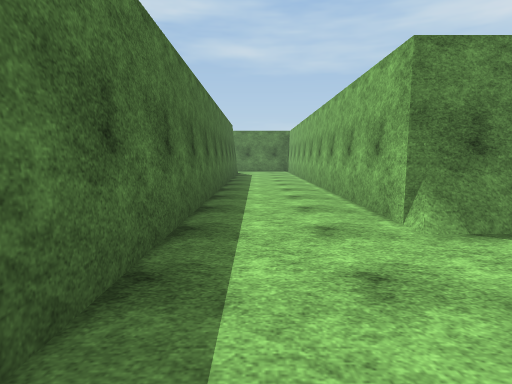
[1] (above)

16 first-person views from a walk through a scene from a Unity 3-D project. The camera is 1.3 m above the floor, tilts 6° down and sees 75° across. The floor is counted in squares, 2 m on a side. Each view is taken from the middle of a square. On the plan, view 1 faces up. The plan holds only what a view shows up to about 10 squares ahead; the rest is blank. The place goes on beyond the plan. The player character is not drawn. Some animated figures are left out. Surface patterns are stand-ins for the level's own textures.

[2]
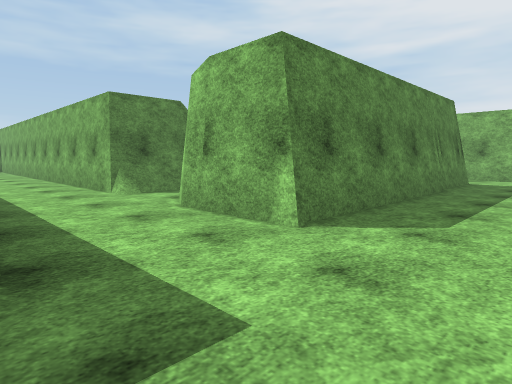

[3]
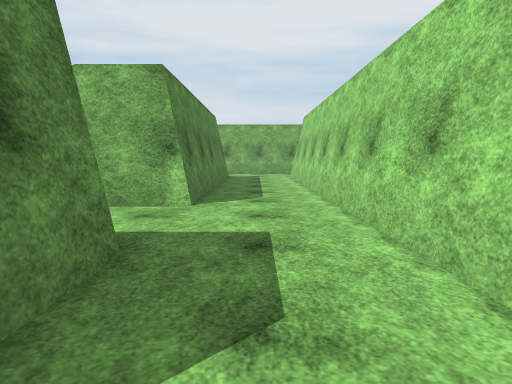

[4]
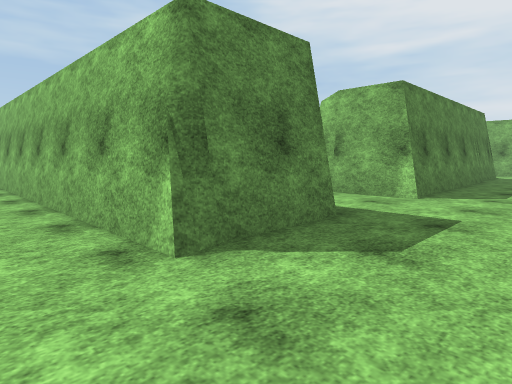

[5]
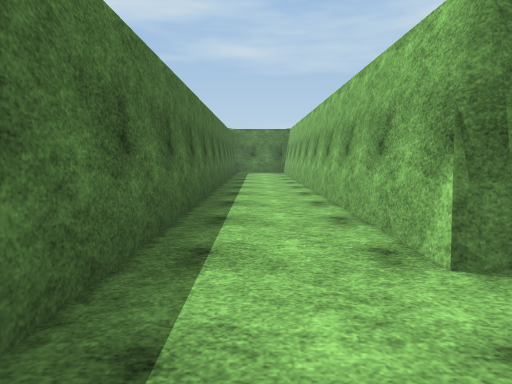

[6]
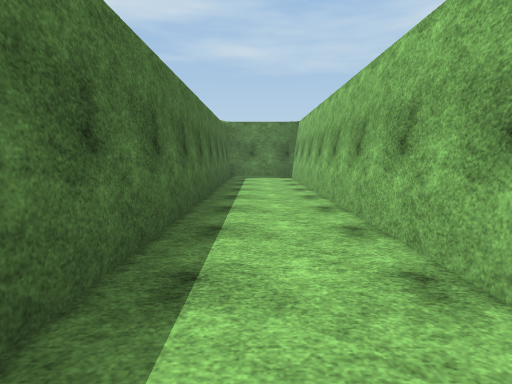

[7]
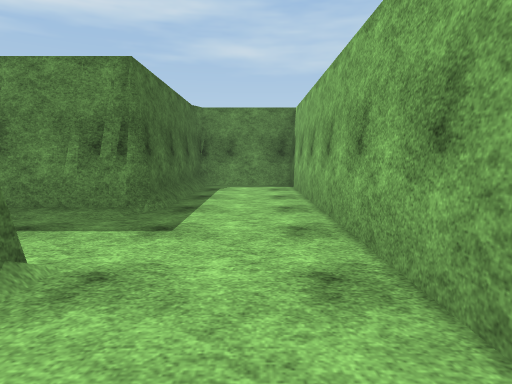

[8]
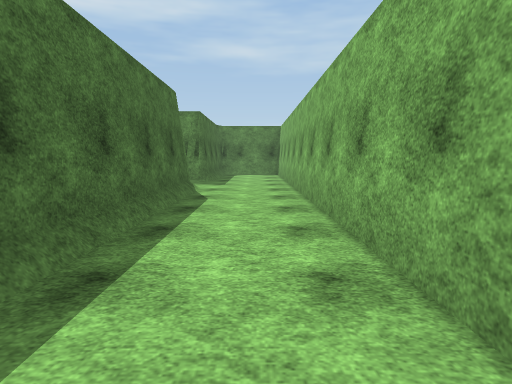

[9]
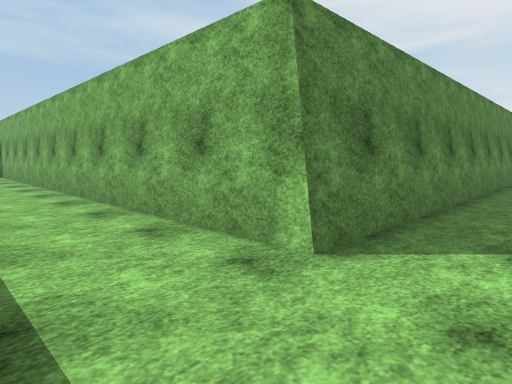

[10]
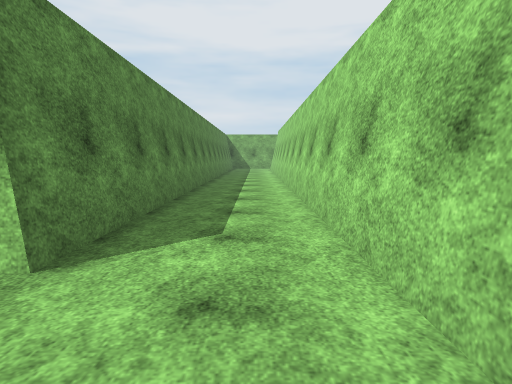

[11]
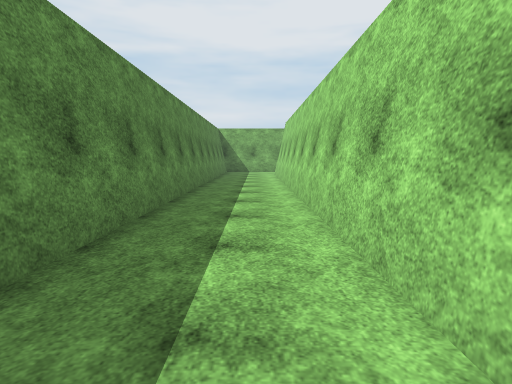

[12]
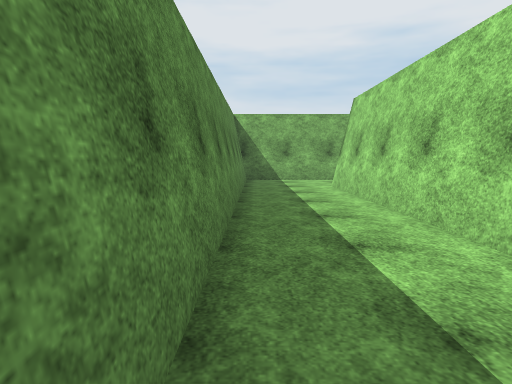

[13]
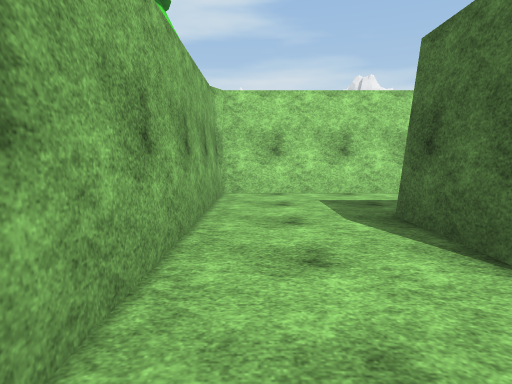

[14]
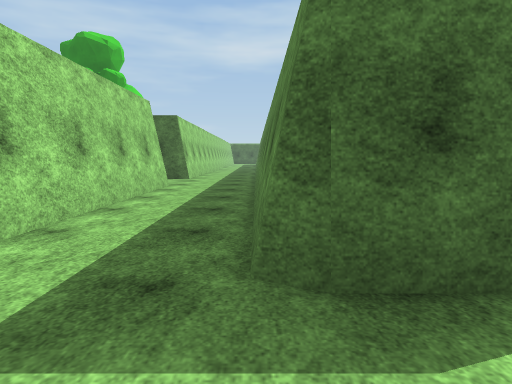

[15]
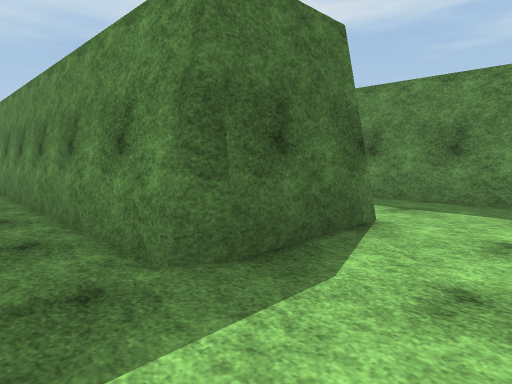

[16]
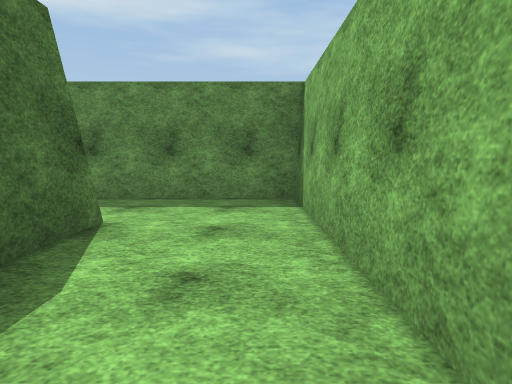

### Floor plan
Key: @ floor where view 1 was taken; # wall or solid block; . floor; / step, stairs or slope.
Columns run from 5 left of view 1 to 27 right of it. Each row starts with its distance up from view 1.
  9 #..##..#
  8 #..##..#
  7 #..##..#
  6 #..##..#
  5 #..##..#
  4 #..##..#
  3 #..##..##   ####
  2 #..##...    #..#
  1 #..##..#    #..#
  0 #..##@.#    #..#
 -1 #..##..######..#
 -2 #..............#
 -3  /////////////.#
 -4     #########/.#
 -5             #/.#
 -6             #/.#
 -7             #/.#
 -8             #/.#
 -9              /.##################
-10              /..................#
-11              /..................#
-12               ################..#
-13                        #######..#
-14                        #######..#
-15                      ...........#
-16                      #..#########
-17                      #

Where each view was taken, in squares from view 1:
view 1: 0 up, 0 right, facing up
view 2: 3 down, 1 left, facing up-right
view 3: 2 down, 3 left, facing right
view 4: 3 down, 4 left, facing up-right
view 5: 3 down, 4 left, facing up
view 6: 0 up, 4 left, facing up
view 7: 5 down, 9 right, facing up
view 8: 10 down, 9 right, facing up
view 9: 11 down, 8 right, facing up-right
view 10: 11 down, 8 right, facing right
view 11: 11 down, 12 right, facing right
view 12: 10 down, 17 right, facing right
view 13: 10 down, 26 right, facing down
view 14: 14 down, 26 right, facing left
view 15: 15 down, 26 right, facing up-left
view 16: 15 down, 26 right, facing up
